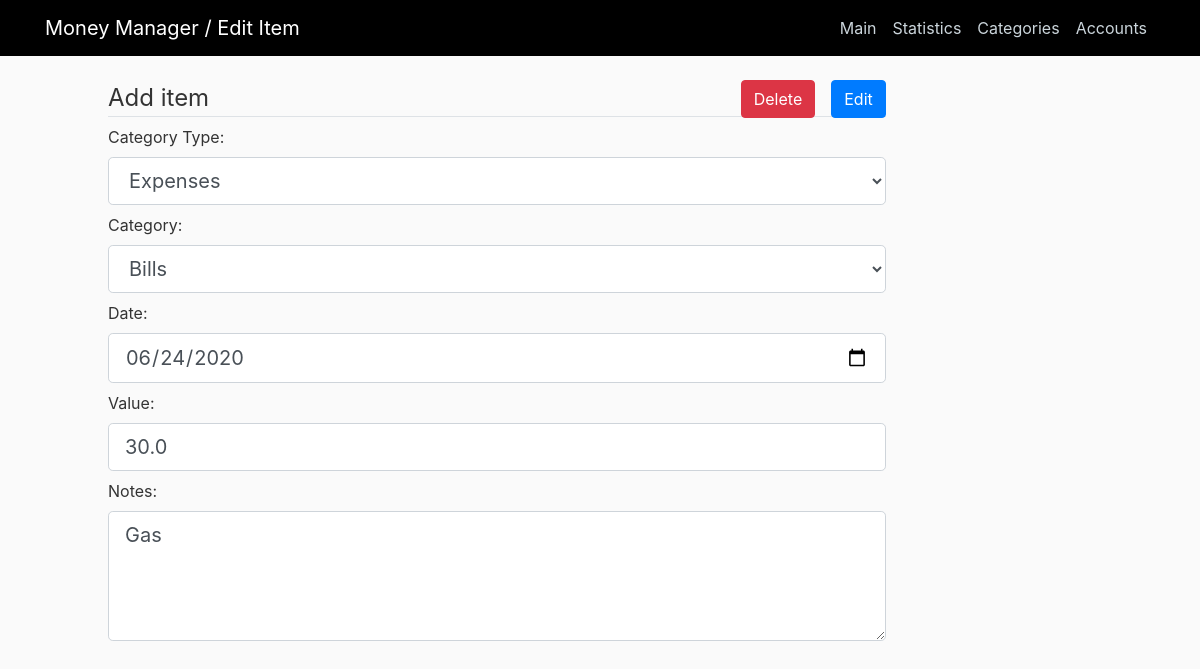
Page /edit/38/ (signed in) on the earlier database version.
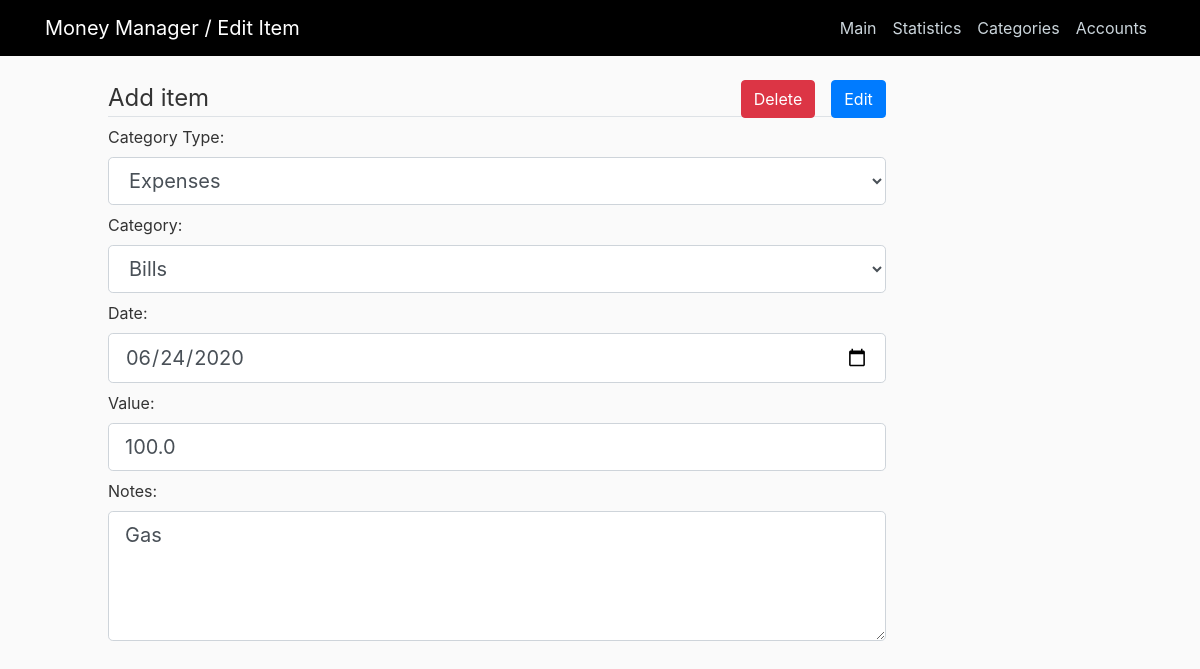
Same page on the later database version.
### home/models.py (models this page shows, shortened)
class Item(models.Model):
    category= models.ForeignKey(Category, related_name="items", on_delete=models.CASCADE)
    account = models.ForeignKey(Account, on_delete=models.CASCADE)
    date = models.DateTimeField(default=timezone.now)
    value = models.FloatField()
    notes = models.TextField()

### home/views.py (the view)
# urls.py: path('edit/<int:id>/', views.edit_item, name="item-edit"),
@login_required
def edit_item(request, id):
    if request.method == "POST":
        item = Item.objects.filter(id=id).first()
        old_value = item.value
        old_category_type = item.category.category_type.type_name
        form = AddItemForm(request.POST, instance=item)
        account = Account.objects.filter(user=request.user, active=True).first()
        if form.is_valid():
            if str(form.cleaned_data["category_type"]) != old_category_type:
                if str(form.cleaned_data["category_type"]) == "Expenses":
                    account.total_income = account.total_income - old_value
                    account.total_spendings = account.total_spendings + form.cleaned_data.get("value")
                    account.save()
                else:
                    account.total_spendings = account.total_spendings - old_value
                    account.total_income = account.total_income + form.cleaned_data.get("value")
                    account.save()
            else:
                if str(form.cleaned_data["category_type"]) == "Expenses":
                    account.total_spendings = account.total_spendings - old_value
                    account.total_spendings = account.total_spendings + form.cleaned_data.get("value")
                    account.save()
                else:
                    account.total_income = account.total_income - old_value
                    account.total_income = account.total_income + form.cleaned_data.get("value")
                    account.save()
            form.save()
            messages.success(request, "Item has been updated")
            return redirect("home")
    else:
        item = Item.objects.filter(id=id).first()
        form = AddItemForm(instance=item, initial={'category_type': item.category.category_type})
        return render(request, 'home/edititem.html', {'form': form, 'title': "Edit Item", 'id': id})

### home/models.py (called while the page is built)
    def __str__(self):
        return self.type_name

    def __str__(self):
        return self.name

### home/templates/home/edititem.html (shortened to what this page needs)
{% extends "home/base.html" %}
{% block content %}
<form action="#" method="post" id="ItemForm" category-url="{% url 'ajax_load_categories' %}">
    <legend class="border-bottom mb-2">Add item
        <input class="btn btn-primary float-right" type="submit" value="Edit">
        <a class="btn btn-danger float-right mr-3" style="color:#fff" href="{% url 'delete-item' id %}" >
            Delete
        </a>
    </legend>
    {{ form }}
</form>
{% endblock content %}

Differences in the rows shown:
changed Item "Bills": value "30.0" → "100.0"
